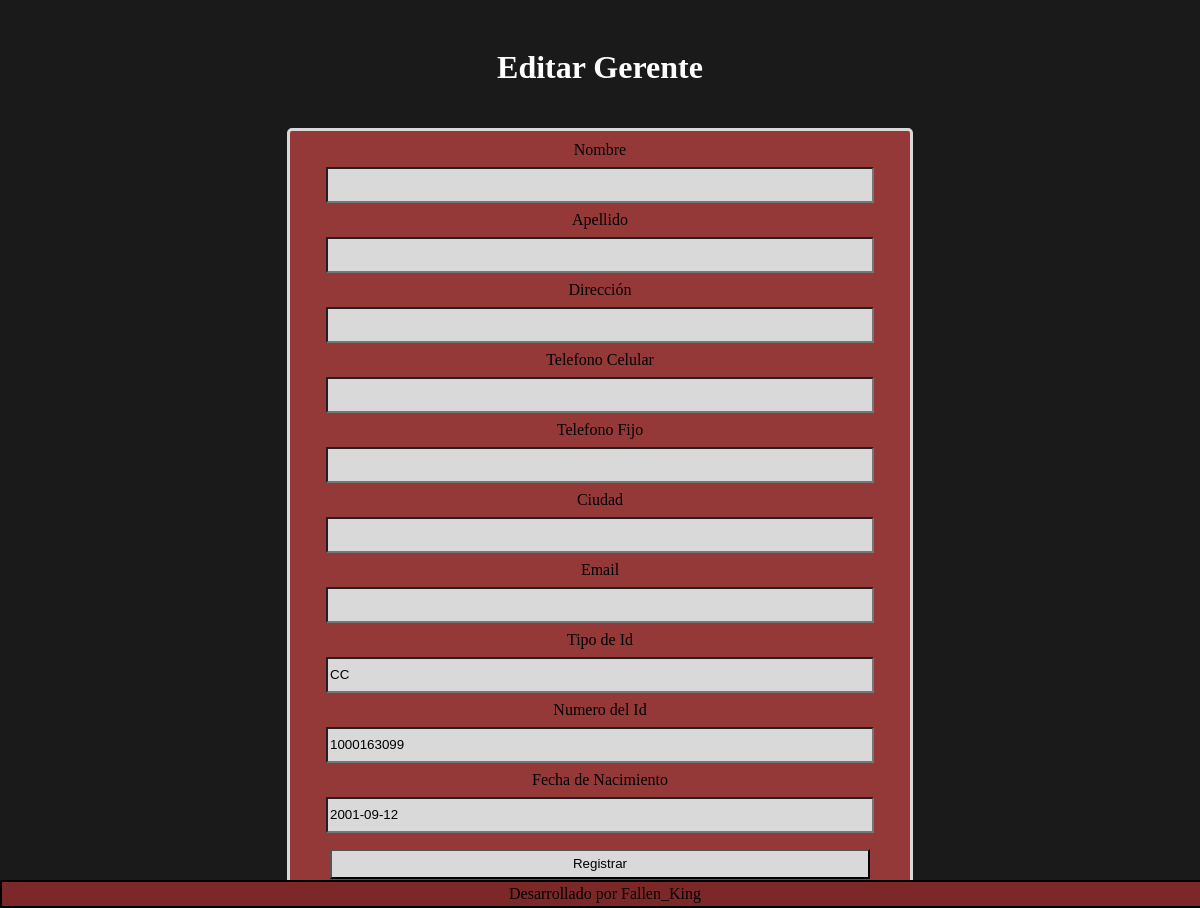
The app's page /formularios/Editar_Gerente.php?id=1 with its own data.
### tables this page shows
CREATE TABLE `administrador` (
  `Nombre` varchar(50) NOT NULL,
  `Apellido` varchar(50) NOT NULL,
  `Direccion` varchar(50) NOT NULL,
  `Telefono_Celular` varchar(10) NOT NULL,
  `Telefono_Fijo` varchar(7) NOT NULL,
  `Ciudad` varchar(50) NOT NULL,
  `Email` varchar(50) NOT NULL,
  `Tipo_Id` varchar(2) NOT NULL,
  `Num_Id` varchar(10) NOT NULL,
  `Fecha_Nacimiento` date NOT NULL,
  `Id_Usuario` int(11) NOT NULL
);

### formularios/Editar_Gerente.php (the view, shortened to what this page needs)
<!DOCTYPE html>
<html lang="en" >
<head>
</head>
<body>
    <header><h1>Editar Gerente</h1></header>
    <?php
    include ("../php/Conexion.php");
    $id=$_GET['id'];
    $sql="select Tipo_Id,Num_id,Fecha_Nacimiento from Administrador where Id_Usuario=".$id;
    $result=mysqli_query($con,$sql);
    while($fila = mysqli_fetch_array($result)){
        $tipo_id =  $fila['Tipo_Id'];
        $num_id =  $fila['Num_id'];
        $fecha =  $fila['Fecha_Nacimiento'];
    }
    ?>
    <form action="../php/Admin/Editar_Gerente.php" method="post" class="formulario">
        Nombre <input type="text" name="name" id="name" required/>
        Apellido <input type="text" name="lastname" id="lastname" required/>
        Dirección <input type="text" name="adress" id="adress" />
        Telefono Celular <input type="number" name="phone_number" id="phone_number" required/>
        Telefono Fijo <input type="number" name="fixed_number" id="fixed_number" />
        Ciudad <input type="text" name="city" id="city" required/>
        Email <input type="email" name="email" id="email" required/>
        Tipo de Id <input id="type_D" name="type_D" value=<?php echo  $tipo_id; ?> readonly/>
        Numero del Id <input id="Id_Number" name="Id_Number" value=<?php echo $num_id; ?> readonly/>
        Fecha de Nacimiento <input id="birth_date" name="birth_date" value=<?php echo $fecha; ?> readonly/>
        <input type="submit" value="Registrar" value="Registrar" name="Registrar" id="Registrar"/>
    </form>
    <footer>Desarrollado por Fallen_King</footer>
</body>
</html>

### css/agregar.css (style rules this page uses)
.formulario { padding: 10px; border: 3px solid #D9D9D9; border-radius: 5px; color: black; background-color: #943838; width: 100%; max-width: 600px; margin: 0 auto; display: flex; flex-direction: column; justify-content: center; align-items: center; }
.formulario input { background-color: #D9D9D9; width: 90%; height: 30px; margin: 0.5rem; }
h1 { text-align: center; font-family:Lucida Handwriting; }
footer { border: 2px solid black; color: black; font-family: Lucida console; text-align: center; background-color: #7D2828; padding: 3px; position: fixed; left: 0; bottom: 0; width: 100%; }
header { text-align: center; overflow: hidden; padding: 20px 10px; }

### records on screen
administrador: type_D "CC", Id_Number "1000163099", birth_date "2001-09-12"
